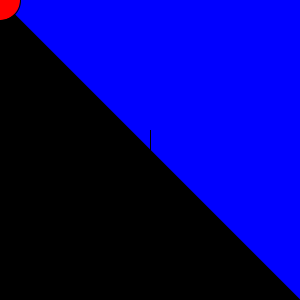
Frame 1 (no input)
Frame 60 (the mouse pressed at the canvas centre just before this capture): identical to frame 1, image omitted
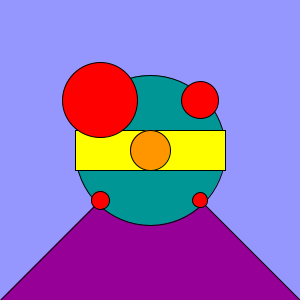
Frame 120 (the mouse held since frame 60 and released just before this capture)

The Processing sketch that drew these frames (run headless with seeded random() and noise(); from frame 60 on, the mouse is pressed at the canvas centre):

// Processing sketch: processing_35685
// ── processing_35685.pde

//Miles Thomas, Computational Methods
void setup() {
  size(300, 300);
}



void draw() {
  background(mouseX,mouseY,width);

  fill(mouseX,0,mouseY);
  triangle(mouseX,mouseY,300,300,0,300);
  
  fill(0, mouseX, mouseY);
  ellipse(mouseX, mouseY, mouseX, mouseY);


  //rectangle will stay centered from its center point but the width will change as the ellipse passes around it's front and back
  fill(255, 255, 0);
  rectMode(CENTER);
  rect(150, 150, mouseX, 40);
  
  //ellipse will occur in front of the rectangle but stay centered with the changing values of the other ellipse
  fill(255, mouseY, 0); 
  ellipse(mouseX, mouseY, 40, 40);
  
  fill(255,0,0);
  ellipse(100,100,mouseX/2,mouseY/2);
  ellipse(200,100,mouseY/4,mouseX/4);
  ellipse(100,200,mouseX/8,mouseY/8);
  ellipse(200,200,mouseY/10,mouseX/10);
  
}
